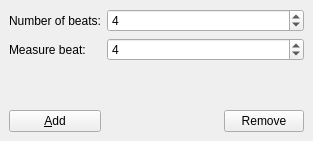
<ui version="4.0" >
 <author></author>
 <comment></comment>
 <exportmacro></exportmacro>
 <class>TimeSig</class>
 <widget class="QWidget" name="TimeSig" >
  <property name="geometry" >
   <rect>
    <x>0</x>
    <y>0</y>
    <width>313</width>
    <height>141</height>
   </rect>
  </property>
  <property name="windowTitle" >
   <string>Edit time signature</string>
  </property>
  <layout class="QGridLayout" >
   <property name="margin" >
    <number>9</number>
   </property>
   <property name="spacing" >
    <number>6</number>
   </property>
   <item row="1" column="0" >
    <widget class="QLabel" name="mpoBeatLabel" >
     <property name="text" >
      <string>Measure beat:</string>
     </property>
    </widget>
   </item>
   <item row="0" column="0" >
    <widget class="QLabel" name="mpoBeatsLabel" >
     <property name="text" >
      <string>Number of beats:</string>
     </property>
    </widget>
   </item>
   <item row="3" column="2" >
    <widget class="QPushButton" name="mpoRemoveButton" >
     <property name="text" >
      <string>Remove</string>
     </property>
    </widget>
   </item>
   <item row="0" column="1" colspan="2" >
    <widget class="QSpinBox" name="mpoBeatsSpinBox" >
     <property name="maximum" >
      <number>128</number>
     </property>
     <property name="minimum" >
      <number>1</number>
     </property>
     <property name="value" >
      <number>4</number>
     </property>
    </widget>
   </item>
   <item row="3" column="0" >
    <widget class="QPushButton" name="mpoKeySigButton" >
     <property name="text" >
      <string>&amp;Add</string>
     </property>
    </widget>
   </item>
   <item row="1" column="1" colspan="2" >
    <widget class="QSpinBox" name="mpoBeatSpinBox" >
     <property name="maximum" >
      <number>128</number>
     </property>
     <property name="minimum" >
      <number>1</number>
     </property>
     <property name="value" >
      <number>4</number>
     </property>
    </widget>
   </item>
   <item row="3" column="1" >
    <spacer>
     <property name="orientation" >
      <enum>Qt::Horizontal</enum>
     </property>
     <property name="sizeHint" >
      <size>
       <width>40</width>
       <height>20</height>
      </size>
     </property>
    </spacer>
   </item>
   <item row="2" column="1" >
    <spacer>
     <property name="orientation" >
      <enum>Qt::Vertical</enum>
     </property>
     <property name="sizeHint" >
      <size>
       <width>20</width>
       <height>40</height>
      </size>
     </property>
    </spacer>
   </item>
  </layout>
 </widget>
 <pixmapfunction></pixmapfunction>
 <resources/>
 <connections/>
</ui>
